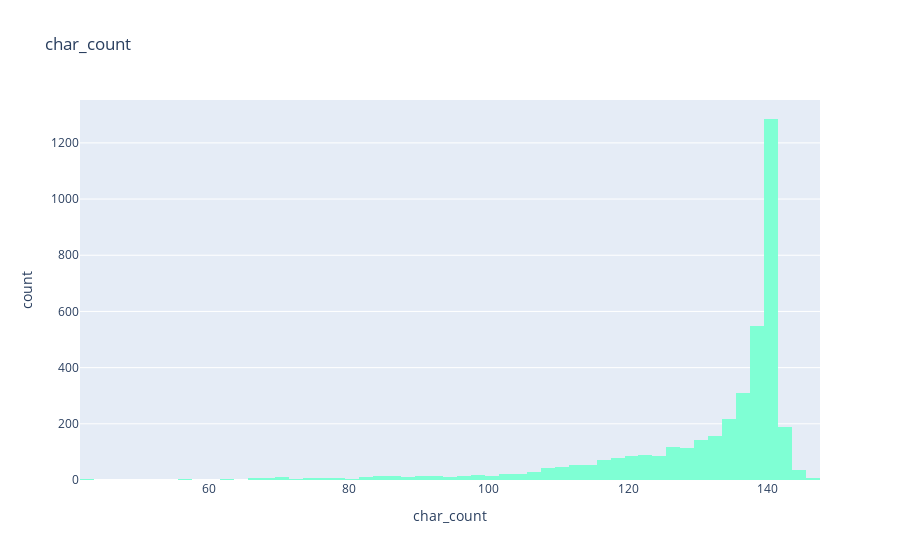

Write notebook code for a chart like this one.
### Code cell
px.histogram(data, x="char_count",title='char_count',color_discrete_sequence=['aquamarine'] )

### Figure 1 — Plotly figure (JSON) as saved in the notebook; plotly's stock layout.template omitted (floating-point values rounded to 4 significant figures; data arrays with more than 128 entries replaced by an {"elided": "..."} marker saying what was removed)
{"data": [{"alignmentgroup": "True", "bingroup": "x", "hovertemplate": "char_count=%{x}<br>count=%{y}<extra></extra>", "legendgroup": "", "marker": {"color": "aquamarine", "pattern": {"shape": ""}}, "name": "", "offsetgroup": "", "orientation": "v", "showlegend": false, "type": "histogram", "x": {"elided": "4000 int values"}, "xaxis": "x", "yaxis": "y"}], "layout": {"barmode": "relative", "legend": {"tracegroupgap": 0}, "title": {"text": "char_count"}, "xaxis": {"anchor": "y", "domain": [0, 1], "title": {"text": "char_count"}}, "yaxis": {"anchor": "x", "domain": [0, 1], "title": {"text": "count"}}}}
